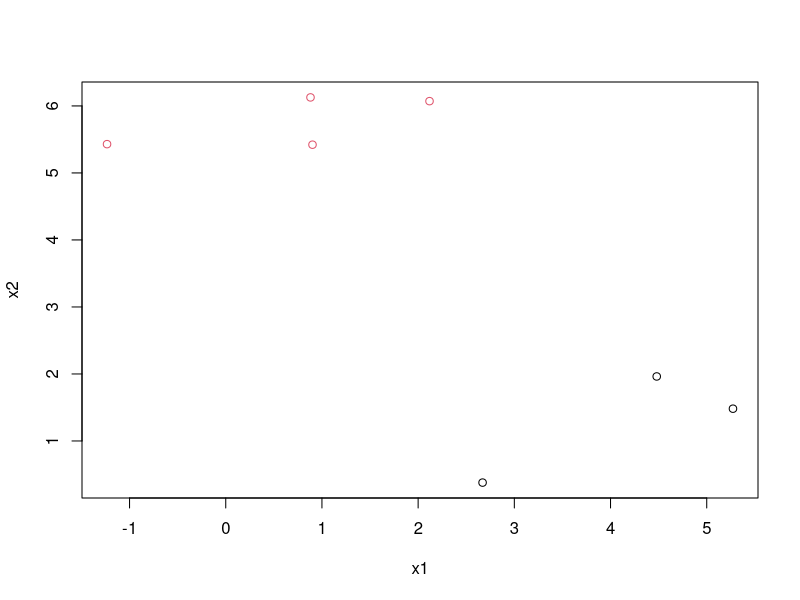

Reproduce this figure in R. (Note: this script raises an error after producing the figure.)
#a quick classification example
# a quick classification example
x1 <- c(rnorm(5,mean=1),rnorm(5,mean=5))
x2 <- c(rnorm(5,mean=5),rnorm(5,mean=1))
x  <- cbind(x1,x2)
y <- c(rep(1,5),rep(0,5))
train <- sample(1:10,7)
# plot the training cases
plot(x1[train],x2[train],col=y[train]+1,xlab="x1",ylab="x2")
# predict the other cases
test <- (1:10)[-train]
kdist <- knn.dist(x)
preds <- knn.predict(train,test,y,kdist,k=3,agg.meth="majority")
# add the predictions to the plot
points(x1[test],x2[test],col=as.integer(preds)+1,pch="+")
# display the confusion matrix
table(y[test],preds)


# the iris example used by knn(class)
library(class)
data(iris3)
train <- rbind(iris3[1:25,,1], iris3[1:25,,2], iris3[1:25,,3])
test <- rbind(iris3[26:50,,1], iris3[26:50,,2], iris3[26:50,,3])
cl <- factor(c(rep("s",25), rep("c",25), rep("v",25)))
# how to get predictions from knn(class)
pred<-knn(train, test, cl, k = 3)
# display the confusion matrix
table(pred,cl)

# how to get predictions with knn.dist and knn.predict
x <- rbind(train,test)
kdist <- knn.dist(x)
pred <- knn.predict(1:75, 76:150, cl, kdist, k=3)
# display the confusion matrix
table(pred,cl)

# note any small differences are a result of both methods
# breaking ties in majority class randomly


# 5-fold cross-validation to select k for above example
fold <- sample(1:5,75,replace=TRUE)
cvpred <- matrix(NA,nrow=75,ncol=10)
for (k in 1:10)
  for (i in 1:5)
    cvpred[which(fold==i),k] <- knn.predict(train=which(fold!=i),test=which(fold==i),cl,kdist,k=k)
# display misclassification rates for k=1:10
apply(cvpred,2,function(x) sum(cl!=x))

